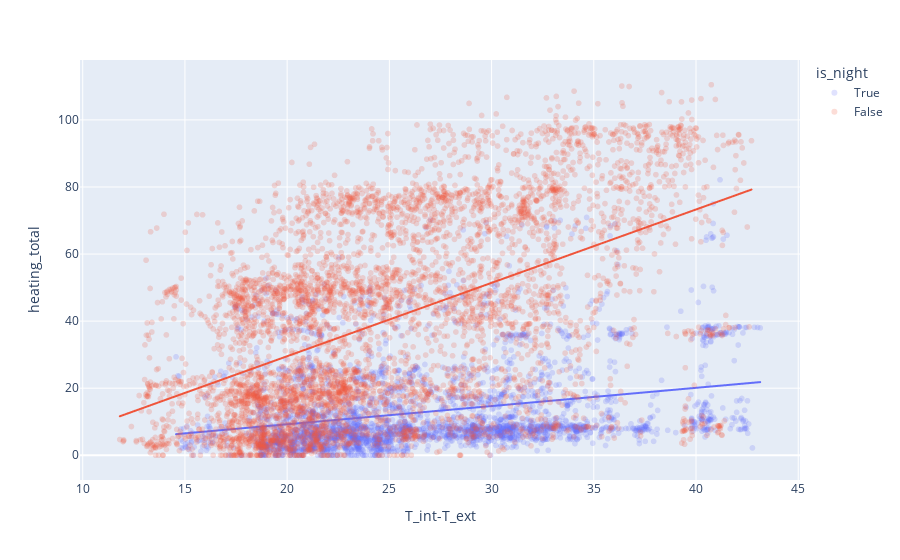

The code cell stored with this chart in its notebook:
### Code cell
# Let's check at night vs day using `plotly`
mask = (df.index.hour < 7) | (df.index.hour > 21)
df["is_night"] = mask

fig = px.scatter(df, x="T_int-T_ext", y="heating_total", color = "is_night", trendline="ols", opacity=0.2)
fig.show()

### Figure 1 — Plotly figure (JSON) as saved in the notebook; plotly's stock layout.template omitted (floating-point values rounded to 4 significant figures; data arrays with more than 128 entries replaced by an {"elided": "..."} marker saying what was removed)
{"data": [{"hovertemplate": "is_night=True<br>T_int-T_ext=%{x}<br>heating_total=%{y}<extra></extra>", "legendgroup": "True", "marker": {"color": "#636efa", "opacity": 0.2, "symbol": "circle"}, "mode": "markers", "name": "True", "showlegend": true, "type": "scattergl", "x": {"elided": "3240 float values"}, "xaxis": "x", "y": {"elided": "3240 float values"}, "yaxis": "y"}, {"hovertemplate": "<b>OLS trendline</b><br>heating_total = 0.543474 * T_int-T_ext + -1.63315<br>R<sup>2</sup>=0.073571<br><br>is_night=True<br>T_int-T_ext=%{x}<br>heating_total=%{y} <b>(trend)</b><extra></extra>", "legendgroup": "True", "marker": {"color": "#636efa", "symbol": "circle"}, "mode": "lines", "name": "True", "showlegend": false, "type": "scattergl", "x": {"elided": "3240 float values"}, "xaxis": "x", "y": {"elided": "3240 float values"}, "yaxis": "y"}, {"hovertemplate": "is_night=False<br>T_int-T_ext=%{x}<br>heating_total=%{y}<extra></extra>", "legendgroup": "False", "marker": {"color": "#EF553B", "opacity": 0.2, "symbol": "circle"}, "mode": "markers", "name": "False", "showlegend": true, "type": "scattergl", "x": {"elided": "5400 float values"}, "xaxis": "x", "y": {"elided": "5400 float values"}, "yaxis": "y"}, {"hovertemplate": "<b>OLS trendline</b><br>heating_total = 2.18801 * T_int-T_ext + -14.2286<br>R<sup>2</sup>=0.259685<br><br>is_night=False<br>T_int-T_ext=%{x}<br>heating_total=%{y} <b>(trend)</b><extra></extra>", "legendgroup": "False", "marker": {"color": "#EF553B", "symbol": "circle"}, "mode": "lines", "name": "False", "showlegend": false, "type": "scattergl", "x": {"elided": "5400 float values"}, "xaxis": "x", "y": {"elided": "5400 float values"}, "yaxis": "y"}], "layout": {"legend": {"title": {"text": "is_night"}, "tracegroupgap": 0}, "margin": {"t": 60}, "xaxis": {"anchor": "y", "domain": [0, 1], "title": {"text": "T_int-T_ext"}}, "yaxis": {"anchor": "x", "domain": [0, 1], "title": {"text": "heating_total"}}}}
